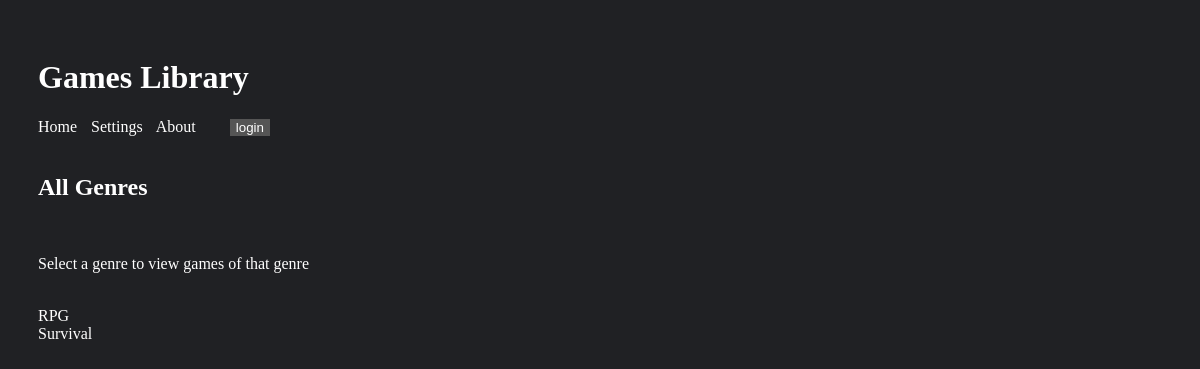
The page / on the database its author committed.
### tables this page shows
CREATE TABLE SubPages(
	id INT NOT NULL AUTO_INCREMENT PRIMARY KEY,
    parentPage INT NULL,
    image varchar(225) NULL,
    title VARCHAR(100),
    header VARCHAR(100),
    content VARCHAR(1000),
    isActive BOOL
);

### dbConnector.php (called while the page is built, shortened)
<?php
function GetChildPages($dbConn, $Parent = 0)
{
    $query = "SELECT id, image, title, header, content FROM SubPages WHERE isActive = 1 AND parentPage = " . $Parent . " ORDER BY title ASC;";
    return @mysqli_query($dbConn, $query);
}
function GetPageContent($dbConn, $Id)
{
    $query = "SELECT id, image, title, header, content, parentPage, isActive FROM SubPages WHERE id = " . $Id;
    $return = @mysqli_query($dbConn, $query);
    return $return;
}
?>

### Helper.php (the view, shortened to what this page needs)
<?php
include_once "dbConnector.php";
?>
<?php
function MenuDisplay($dataset)
{
    if ($dataset) {
        while ($row = mysqli_fetch_array($dataset)) {
            echo '<a href="index.php?PageId=' . $row['id'] . '" >' . $row['title'] . '</a><br/>';
        }
    }
    else {
        echo "No menu items<br />";
    }
}
function PageDisplay($PageData)
{
    if ($PageData) {
        $row = mysqli_fetch_array($PageData);
        echo '&nbsp; &nbsp; <h2> ' . $row['header'] . ' </h2>';
        echo '&nbsp; &nbsp; <p> ' . $row['content'] . '</p> <br />';
    }
    else {
        echo "No Page data to display <br />";
    }
}
?>

### format.css (style rules this page uses)
body { padding: 30px; }

### darkTheme.css (style rules this page uses)
body { background-color: #202124; height: 100%; }
h1,h2,p,a { color: #ffffff; }
a:hover, a:visited, a:link, a:active { text-decoration: none; }

### rows shown on the page
subpages: header "All Genres", content "Select a genre to view games of that genre"
subpages: title "RPG"
subpages: title "Survival"

### other values the page prints
$MyHeader "Games Library"
